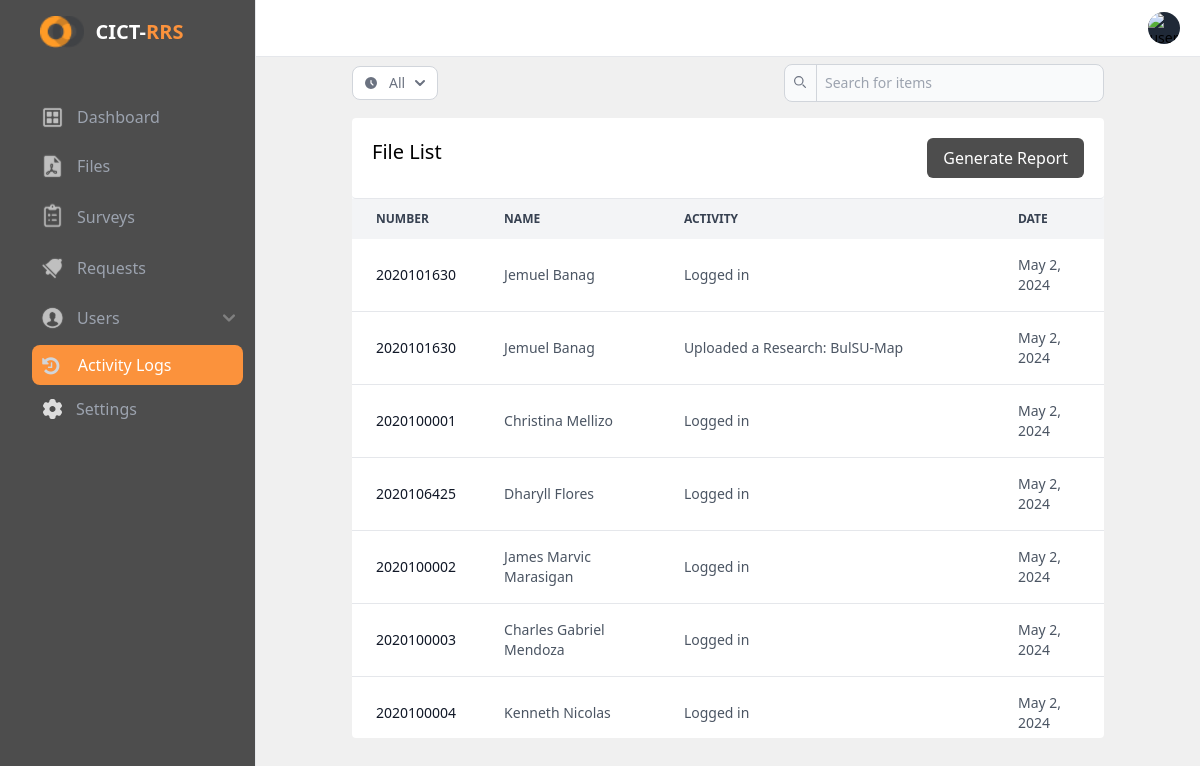
/pages/admin/logs.php, run on an earlier commit of the app's database.
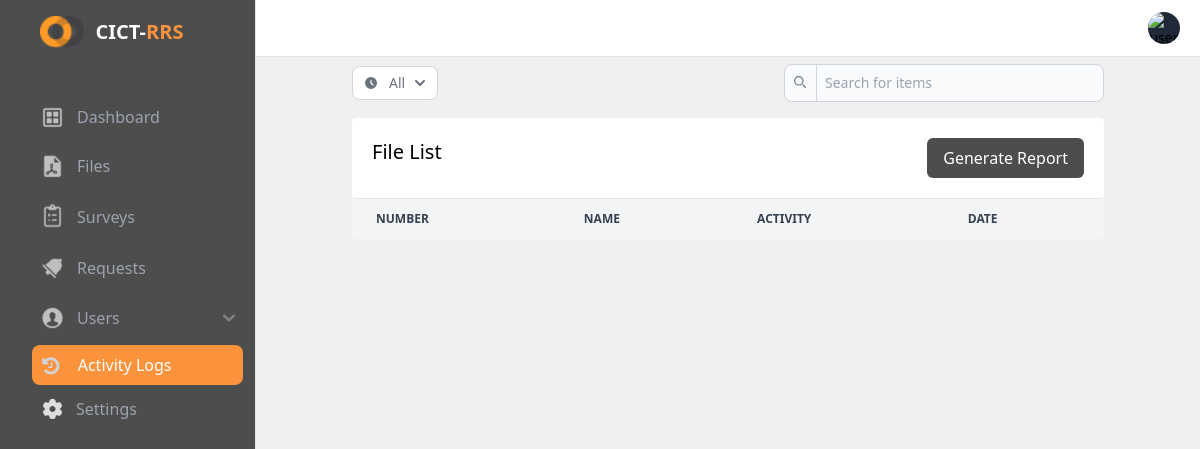
And on a later commit of the database.
### tables this page shows
CREATE TABLE `logs` (
  `id` int(11) NOT NULL,
  `account_id` varchar(50) NOT NULL,
  `studies_id` varchar(50) DEFAULT NULL,
  `activity` text NOT NULL,
  `created_at` datetime NOT NULL DEFAULT current_timestamp()
);

CREATE TABLE `profile` (
  `account_id` varchar(50) NOT NULL,
  `first_name` varchar(50) NOT NULL,
  `middle_name` varchar(50) DEFAULT NULL,
  `last_name` varchar(50) NOT NULL,
  `image` varchar(255) DEFAULT NULL,
  `academic_rank` varchar(50) NOT NULL DEFAULT 'none',
  `course` varchar(100) DEFAULT 'none',
  `specialization` varchar(50) DEFAULT 'none',
  `year` int(11) DEFAULT NULL,
  `section` varchar(10) DEFAULT NULL,
  `sex` varchar(10) DEFAULT NULL,
  `points` int(11) NOT NULL DEFAULT 0
);

### pages/admin/logs.php (called while the page is built, shortened)
<?php
include('../../db/db.php');
$asql = "SELECT l.*, p.* FROM logs l LEFT JOIN profile p ON l.account_id = p.account_id";
$result = $conn->query($asql);
include "../../admin_base.php";
?>

### src/template/admin/logs_page.php (the view, shortened to what this page needs)
<div class="relative overflow-x-auto p-2 lg:px-24 xl:px-48">
    <div >
        <form class="flex flex-col sm:flex-row flex-wrap space-y-4 sm:space-y-0 items-center justify-between pb-4" onsubmit="formSubmit(this, event)">
            <div>
                <button id="dropdownRadioButton" data-dropdown-toggle="dropdownRadio" class="inline-flex items-center text-gray-500 bg-white border border-gray-300 focus:outline-none hover:bg-gray-100 focus:ring-4 focus:ring-gray-100 font-medium rounded-lg text-sm px-3 py-1.5" type="button">
                    <span id="radio-filter">All</span>
                    <svg class="w-2.5 h-2.5 ms-2.5" aria-hidden="true" xmlns="http://www.w3.org/2000/svg" fill="none" viewBox="0 0 10 6">
                        <path stroke="currentColor" stroke-linecap="round" stroke-linejoin="round" stroke-width="2" d="m1 1 4 4 4-4"/>
                    </svg>
                </button>
            </div>
            <div class="relative flex">
                <div class="absolute border-r-[1px] border-gray-300 px-2.5 h-[36.5px] top-0 start-0 flex items-center pointer-events-none">
                </div>
                <input
                    value="<?= !isset($_GET['key']) ? '': $_GET['key'] ?>"
                    type="text"
                    id="table-search"
                    name="key"
                    oninput="handleSearchInputs(event)"
                    class="block p-2 ps-10 text-sm text-gray-900 border border-gray-300 rounded-lg w-80 bg-gray-50 focus:ring-blue-500 focus:border-blue-500" placeholder="Search for items">
            </div>
        </form>
    </div>
    <div class="rounded bg-gray-50 max-h-[620px] overflow-auto">
        <table class="w-full text-sm text-left rtl:text-right text-gray-500">
            <div class="bg-white flex justify-between p-5 border-b-[1px] rounded w-full">
                <h2 class="text-xl">File List</h2>
                <form action="../actions/export-pdf-logs.php" method="POST" onsubmit="waitSubmit(this, event)">
                    <button
                        id="export-btn"
                        type="submit"
                        class="px-4 py-2 bg-[#4D4D4D] text-white hover:brightness-110 rounded-md">
                        Generate Report
                    </button>
                </form>
            </div>
            <thead class="text-xs text-gray-700 uppercase bg-gray-100">
                <tr>
                    <th scope="col" class="px-1 sm:px-6 py-3">
                        Number
                    </th>
                    <th scope="col" class="px-1 sm:px-6 py-3">
                        Name
                    </th>
                    <th scope="col" class="px-1 sm:px-6 py-3">
                        Activity
                    </th>
                    <th scope="col" class="px-1 sm:px-6 py-3">
                        Date
                    </th>
                </tr>
            </thead>
            <tbody id="logs-tbody">
                <?php   while($row = $result->fetch_assoc()){
                    $dateTime = new DateTime($row['created_at']);
                    $row['created_at'] = $dateTime->format("F j, Y");
                ?>
                    <tr id="tr-<?=$row['account_id']?>" class="bg-white border-b hover:bg-gray-50">
                        <th scope="row" class="px-1 sm:px-6 py-4 font-medium text-gray-900 whitespace-nowrap">
                            <?=$row['account_id']?>
                        </th>
                        <td class="px-1 sm:px-6 py-4 text-gray-600">
                            <?=$row['first_name']?> <?=$row['last_name']?>
                        </td>
                        <td class="px-1 sm:px-6 py-4 text-gray-600">
                            <?=$row['activity']?>
                        </td>
                        <td class="px-1 sm:px-6 py-4 text-gray-600">
                            <?=$row['created_at']?>
                        </td>
                    </tr>
                <?php } ?>
            </tbody>
        </table>
    </div>
</div>

What changed in the data, as far as the page shows it:
removed logs: profile.account_id "2020101630", profile.first_name "Jemuel", profile.last_name "Banag", activity "Logged in", created_at "May 2, 2024"
removed logs: profile.account_id "2020101630", profile.first_name "Jemuel", profile.last_name "Banag", activity "Uploaded a Research: BulSU-Map", created_at "May 2, 2024"
removed logs: profile.account_id "2020100001", profile.first_name "Christina", profile.last_name "Mellizo", activity "Logged in", created_at "May 2, 2024"
removed logs: profile.account_id "2020106425", profile.first_name "Dharyll", profile.last_name "Flores", activity "Logged in", created_at "May 2, 2024"
removed logs: profile.account_id "2020100002", profile.first_name "James Marvic", profile.last_name "Marasigan", activity "Logged in", created_at "May 2, 2024"
removed logs: profile.account_id "2020100003", profile.first_name "Charles Gabriel", profile.last_name "Mendoza", activity "Logged in", created_at "May 2, 2024"
removed logs: profile.account_id "2020100004", profile.first_name "Kenneth", profile.last_name "Nicolas", activity "Logged in", created_at "May 2, 2024"
